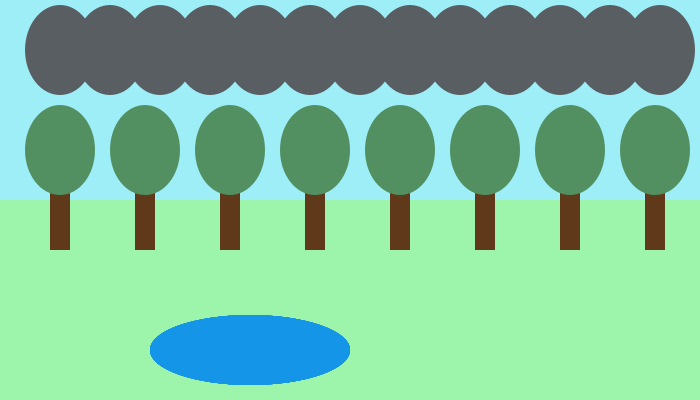
Frame 1 (no input)
Frame 60 (the mouse pressed at the canvas centre just before this capture): identical to frame 1, image omitted
Frame 120 (the mouse held since frame 60 and released just before this capture): identical to frame 1, image omitted

The Processing sketch that drew this single still picture (run headless with seeded random() and noise(); from frame 60 on, the mouse is pressed at the canvas centre):

// Processing sketch: sketch_260421g_c
// ── sketch_260421g_c.pde
color leafColour, trunkColour;

void setup()
{
  size(700, 400);
  noStroke();
  
}

void draw()
{
  
  color skycolor = color(157,238,247);
  color groundcolor = color(156,245,170);
  
  leafColour  = color(82, 144, 97);
  trunkColour = color(95, 57, 26);
  
  fill(#1595E8);
  ellipse(350,250,45,70);
  
  background(skycolor);  // Sky
  fill(groundcolor);        // Ground
  rect(0, height/2, width, height/2);

  for (float xPos = 50; xPos < width; xPos = xPos + 85)
  {
    drawTree(xPos, 180);
  }

for (float xPos = 50; xPos < width; xPos = xPos + 50)
  {
    drawclud(xPos, 80);
  }
  
}



void drawTree(float treeX, float treeY)
{
  fill(trunkColour);
  rect(treeX, treeY, 20, 70);
  fill(leafColour);
  ellipse(treeX + 10, treeY - 30, 70, 90);
  
  fill(#1595E8);
  ellipse(250,350,200,70);
  
}
void drawclud(float cludX, float cludY)
{
  fill(#595E62);
  ellipse(cludX + 10, cludY - 30, 70, 90);
}
